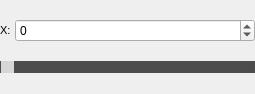
<?xml version="1.0" encoding="UTF-8"?>
<ui version="4.0">
 <class>NewLCDSlider</class>
 <widget class="QWidget" name="NewLCDSlider">
  <property name="geometry">
   <rect>
    <x>0</x>
    <y>0</y>
    <width>255</width>
    <height>94</height>
   </rect>
  </property>
  <property name="windowTitle">
   <string>Form</string>
  </property>
  <layout class="QVBoxLayout" name="verticalLayout">
   <property name="spacing">
    <number>0</number>
   </property>
   <property name="leftMargin">
    <number>0</number>
   </property>
   <property name="topMargin">
    <number>0</number>
   </property>
   <property name="rightMargin">
    <number>0</number>
   </property>
   <property name="bottomMargin">
    <number>0</number>
   </property>
   <item>
    <layout class="QHBoxLayout" name="horizontalLayout">
     <property name="spacing">
      <number>4</number>
     </property>
     <item>
      <widget class="QLabel" name="label">
       <property name="font">
        <font>
         <pointsize>8</pointsize>
        </font>
       </property>
       <property name="text">
        <string>X:</string>
       </property>
      </widget>
     </item>
     <item>
      <widget class="QSpinBox" name="numberValue">
       <property name="sizePolicy">
        <sizepolicy hsizetype="Expanding" vsizetype="Fixed">
         <horstretch>0</horstretch>
         <verstretch>0</verstretch>
        </sizepolicy>
       </property>
       <property name="minimum">
        <number>-100000000</number>
       </property>
       <property name="maximum">
        <number>100000000</number>
       </property>
      </widget>
     </item>
    </layout>
   </item>
   <item>
    <widget class="QSlider" name="horizontalSlider">
     <property name="sizePolicy">
      <sizepolicy hsizetype="Expanding" vsizetype="Fixed">
       <horstretch>0</horstretch>
       <verstretch>0</verstretch>
      </sizepolicy>
     </property>
     <property name="maximumSize">
      <size>
       <width>16777215</width>
       <height>12</height>
      </size>
     </property>
     <property name="styleSheet">
      <string notr="true">
QSlider::groove:horizontal {
border: 1px solid #999999;
height: 18px;
}

QSlider::handle:horizontal {
width: 13px;
 /*background-image: url(:/slider-knob.png);*/
background: rgb(214, 214, 214);

}

QSlider::add-page:qlineargradient {
background: #4c4c4c;
border: 1px solid #4d4d4d;

}

QSlider::sub-page:qlineargradient{
background: #429ff9;
border: 1px solid #4d4d4d;
}

QSlider::handle:horizontal:hover {
width: 13px;
background-color: rgb(30, 144, 255);
}</string>
     </property>
     <property name="orientation">
      <enum>Qt::Horizontal</enum>
     </property>
    </widget>
   </item>
  </layout>
 </widget>
 <resources/>
 <connections/>
</ui>
